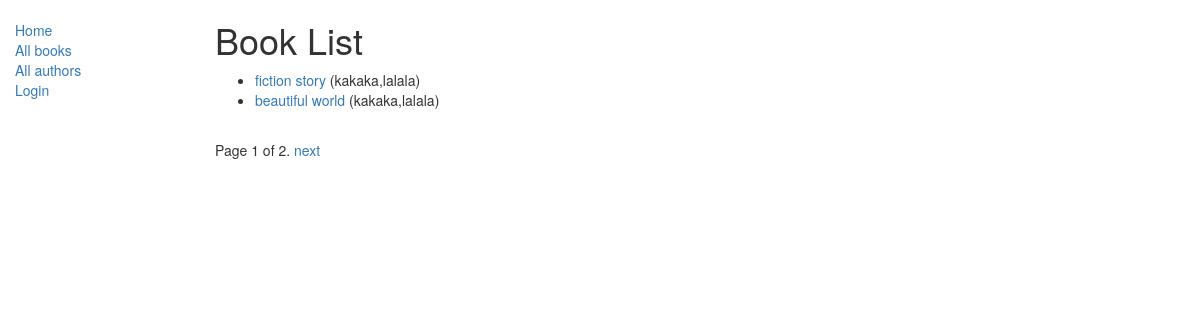
/catalog/books/, run on the app's committed database.
### catalog/models.py (models this page shows, shortened)
class Book(models.Model):
    title = models.CharField(max_length=200)
    author = models.ForeignKey('Author', on_delete=models.SET_NULL, null=True)
    summary = models.TextField(max_length=1000, help_text='Enter a brief description of the book')
    isbn = models.CharField('ISBN',max_length=13, help_text='13 Character <a href="https://www.isbn-international.org/content/what-isbn">ISBN number</a>')
    genre = models.ManyToManyField('Genre', help_text='Select a genre for this book')
    def get_absolute_url(self):
        return reverse("book-detail", args=[str(self.id)])
    def display_genre(self):
        return ', '.join([ genre.name for genre in self.genre.all()[:3] ])
    display_genre.short_description = 'Genre'

class Author(models.Model):
    first_name = models.CharField(max_length = 100)
    last_name = models.CharField(max_length =100)
    date_of_birth = models.DateField(null=True, blank=True)
    date_of_death = models.DateField('Died',null=True,blank=True)
    class Meta:
        ordering = ['last_name','first_name']
    def __str__(self):
        return f'{self.last_name},{self.first_name}'

### catalog/views.py (the view)
# urls.py: path('books/', views.BookListView.as_view(), name='books'),
class BookListView(generic.ListView):
    model = Book
    context_object_name = 'book_list'
    template_name = 'catalog/book_list.html'
    paginate_by = 2

### catalog/templates/catalog/book_list.html
{% extends "base_generic.html" %}
{% block content %}
    <h1>Book List</h1>
    {% if book_list %}
    <ul>
      {% for book in book_list %}
      <li>
        <a href="{{ book.get_absolute_url }}">{{ book.title }}</a> ({{book.author}})
      </li>
      {% endfor %}
    </ul>
    {% else %}
      <p>There are no books in the library.</p>
    {% endif %}
{% endblock %}

### data on the page
Book: title "fiction story", author "kakaka,lalala"
Book: title "beautiful world", author "kakaka,lalala"

### other printed values
{{ page_obj.number }} "1"
{{ page_obj.paginator.num_pages }} "2"
